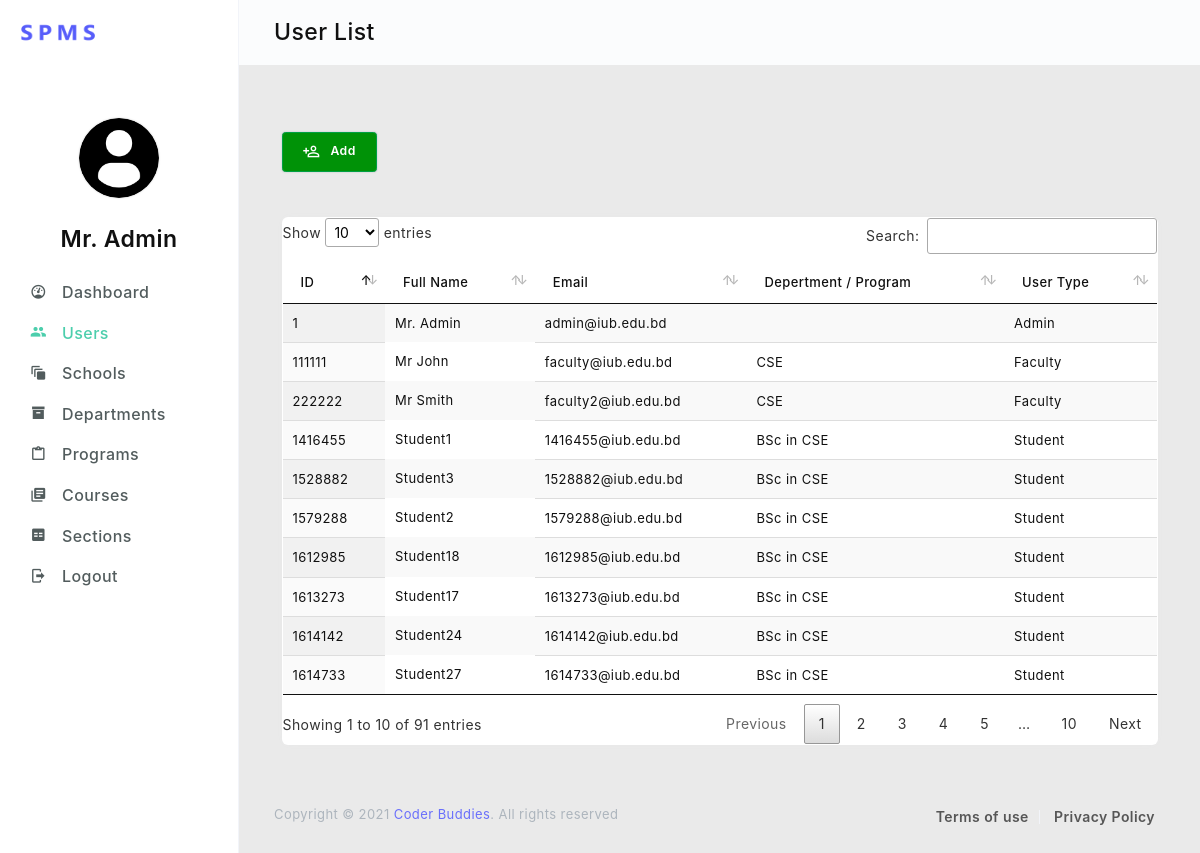
/admin/users-list.php (signed in), run on an earlier commit of the app's database.
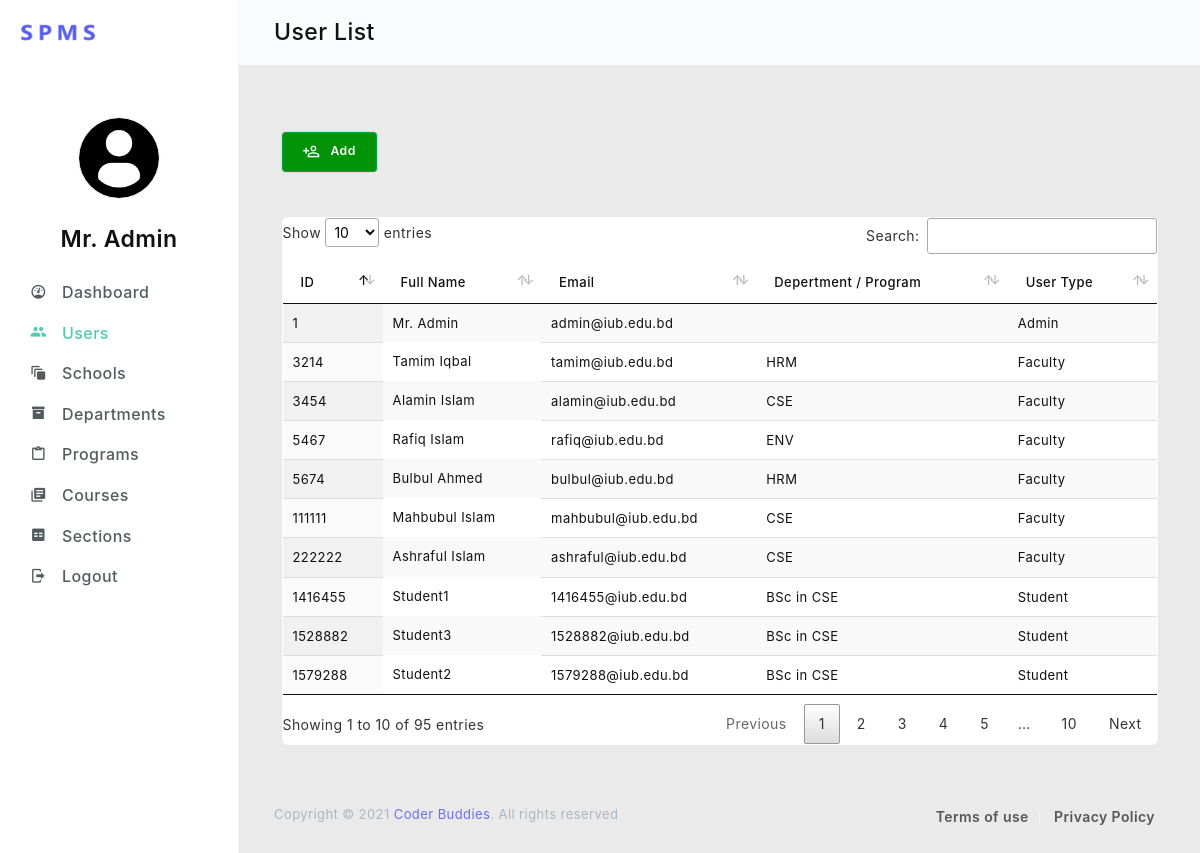
And on a later commit of the database.
### tables this page shows
CREATE TABLE `faculty` (
  `id` int(11) NOT NULL,
  `name` varchar(255) NOT NULL,
  `email` varchar(255) NOT NULL,
  `password` varchar(255) NOT NULL,
  `department_id` varchar(10) NOT NULL
);

CREATE TABLE `student` (
  `id` int(11) NOT NULL,
  `name` varchar(255) NOT NULL,
  `email` varchar(255) NOT NULL,
  `password` varchar(255) NOT NULL,
  `program_id` int(11) NOT NULL
);

CREATE TABLE `program` (
  `id` int(11) NOT NULL,
  `name` varchar(255) NOT NULL,
  `department_id` varchar(10) NOT NULL,
  `total_credits` int(11) DEFAULT NULL
);

### php/a_dashboard.php (called while the page is built, shortened)
<?php
    include 'mysql.php';
    $id = $_SESSION['id'];
    $query = "SELECT admin.name FROM admin WHERE id = $id";
    $admin_name = $conn->query($query)->fetch_row()[0];
?>

### php/user.php (called while the page is built, shortened)
<?php
   include 'mysql.php';
   if ($_SERVER['REQUEST_METHOD'] == 'POST' && $_POST['user']) {
        $user = $_POST['user'];
        $name = $_POST['f_name']." ".$_POST['l_name'];
        $email = $_POST['email'];
        $query = '';
        if($user == 'admin'){
            $uni = $_SESSION['uni'];
            $query = "INSERT INTO admin (name, email, password, university_id)
                     VALUES ('$name', '$email', '12345678', '$uni')";
        }else if($user == 'student'){
           $id = $_POST['id'];
           $program = $_POST['program'];
           $query = "INSERT INTO student (id, name, email, password, program_id)
                     VALUES ($id, '$name', '$email', '12345678', '$program')";
        }else{
            $id = $_POST['id'];
            $department = $_POST['department'];
            $query = "INSERT INTO faculty (id, name, email, password, department_id)
                     VALUES ($id, '$name', '$email', '12345678', '$department')";
        }
        $conn->query($query);
        header("Location: users-list.php");
   }else{
        $query = "SELECT student.id, student.name, student.email, program.name as 'program', UPPER(department.id) as 'department'
        FROM student LEFT JOIN (program LEFT JOIN department ON program.department_id = department.id)
        ON student.program_id = program.id";
        $students = $conn->query($query);
        $query = "SELECT faculty.id, faculty.name, faculty.email, UPPER(faculty.department_id) as 'department' FROM faculty";
        $faculties = $conn->query($query);
        $query = "SELECT admin.id, admin.name, admin.email from admin";
        $admins = $conn->query($query);
   }
?>

### admin/users-list.php (the view, shortened to what the changed rows need)
<?php
  include '../php/user.php';
  include '../php/a_dashboard.php';
?>
<!DOCTYPE html>
<html lang="en">
  <head>
    <link rel="stylesheet" href="../assets/vendors/iconfonts/mdi/css/materialdesignicons.css">
    <link rel="stylesheet" href="../assets/vendors/css/vendor.addons.css">
    <link rel="stylesheet" href="../assets/vendors/datatables/jquery.dataTables.css">
    <link rel="stylesheet" href="../assets/css/shared/style.css">
    <link rel="stylesheet" href="../assets/css/demo_1/style.css">
  </head>
  <body class="header-fixed">
    <div class="page-body">
      <div class="sidebar">
        <div class="user-profile">
          <div class="info-wrapper">
            <h4 class="user-name"><?php echo "$admin_name" ?></h4>
          </div>
        </div>
      </div>
      <div class="page-content-wrapper">
        <div class="page-content-wrapper-inner">
          <div class="content-viewport">
            <div class="col-lg-12">
              <div class="grid">
                <div class="item-wrapper">
                  <div class="table-responsive">
                    <table class="table display" id="user-table">
                      <thead>
                        <tr>
                          <th>ID</th>
                          <th>Full Name</th>
                          <th>Email</th>
                          <th>Depertment / Program</th>
                          <th>User Type</th>
                        </tr>
                      </thead>
                      <tbody>
                        <?php
                          foreach($admins as $admin){
                            echo "
                            <tr>
                              <td>".$admin['id']."</td>
                              <td class='d-flex align-items-center border-top-0'>
                                <span>".$admin['name']."</span>
                              </td>
                              <td>".$admin['email']."</td>
                              <td></td>
                              <td>Admin</td>
                            </tr>
                            ";
                          }
                          foreach($faculties as $faculty){
                            echo "
                            <tr>
                              <td>".$faculty['id']."</td>
                              <td class='d-flex align-items-center border-top-0'>
                                <span>".$faculty['name']."</span>
                              </td>
                              <td>".$faculty['email']."</td>
                              <td>".$faculty['department']."</td>
                              <td>Faculty</td>
                            </tr>
                            ";
                          }
                          foreach($students as $student){
                            echo "
                            <tr>
                              <td>".$student['id']."</td>
                              <td class='d-flex align-items-center border-top-0'>
                                <span>".$student['name']."</span>
                              </td>
                              <td>".$student['email']."</td>
                              <td>".$student['program']." in ".$student['department']."</td>
                              <td>Student</td>
                            </tr>
                            ";
                          }
                        ?>
                      </tbody>
                    </table>
                  </div>
                </div>
              </div>
            </div>
          </div>
        </div>
      </div>
    </div>
  </body>
</html>

What changed in the data, as far as the page shows it:
no longer on this page (row unchanged): student: id "1612985", name "Student18", email "1612985@iub.edu.bd", program.name "BSc", department "CSE"
no longer on this page (row unchanged): student: id "1613273", name "Student17", email "1613273@iub.edu.bd", program.name "BSc", department "CSE"
no longer on this page (row unchanged): student: id "1614142", name "Student24", email "1614142@iub.edu.bd", program.name "BSc", department "CSE"
no longer on this page (row unchanged): student: id "1614733", name "Student27", email "1614733@iub.edu.bd", program.name "BSc", department "CSE"
added faculty: id "3214", name "Tamim Iqbal", email "tamim@iub.edu.bd", department "HRM"
added faculty: id "3454", name "Alamin Islam", email "alamin@iub.edu.bd", department "CSE"
added faculty: id "5467", name "Rafiq Islam", email "rafiq@iub.edu.bd", department "ENV"
added faculty: id "5674", name "Bulbul Ahmed", email "bulbul@iub.edu.bd", department "HRM"
changed faculty id 111111: name "Mr John" → "Mahbubul Islam"; email "faculty@iub.edu.bd" → "mahbubul@iub.edu.bd"
changed faculty id 222222: name "Mr Smith" → "Ashraful Islam"; email "faculty2@iub.edu.bd" → "ashraful@iub.edu.bd"
Also different on the page:
text written by a page script: "Show entries Search: Showing 1 to 10 of 91 entries Previous 1 2 3 4 5 … 10 Next" → "Show entries Search: Showing 1 to 10 of 95 entries Previous 1 2 3 4 5 … 10 Next"
